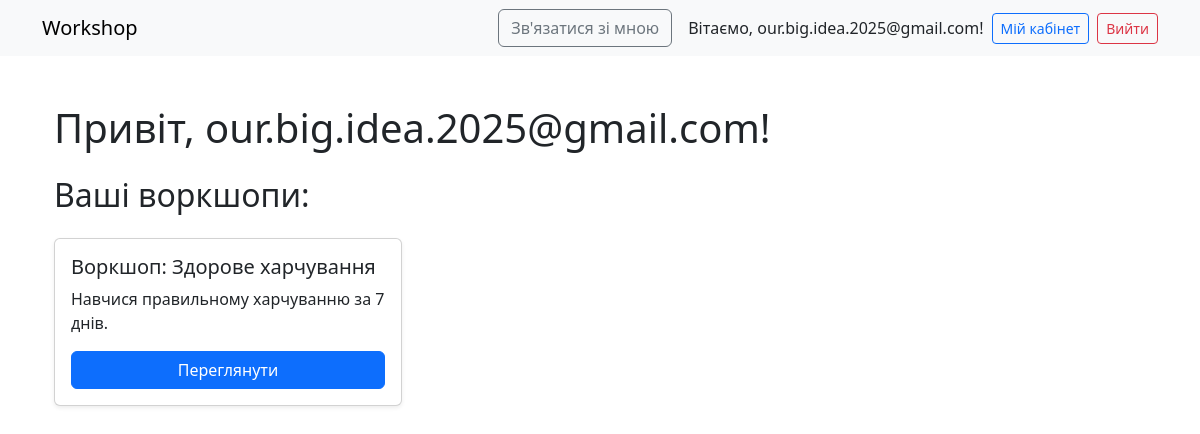
Screenshot of /cabinet/ (signed in) with the database file from the repository.
### courses/models.py (models this page shows, shortened)
class UserCourse(models.Model):
    user = models.ForeignKey(User, on_delete=models.CASCADE)
    course = models.ForeignKey(Course, on_delete=models.CASCADE)
    date_enrolled = models.DateTimeField(auto_now_add=True)
    is_paid = models.BooleanField(default=False)
    order_reference = models.CharField(max_length=255, unique=True, null=True, blank=True)

class Course(models.Model):
    title = models.CharField(max_length=255)
    slug = models.SlugField(unique=True, blank=True)
    description = models.TextField()
    price = models.DecimalField(max_digits=8, decimal_places=2)
    created_at = models.DateTimeField(auto_now_add=True)
    is_published = models.BooleanField(default=False)

### courses/views.py (the view)
# urls.py: path('cabinet/', login_required(views.cabinet_view), name='cabinet'),
@login_required
def cabinet_view(request):
    if request.user.is_superuser:
        courses = Course.objects.all()
        return render(request, 'courses/cabinet.html', {
            'all_courses': courses,
            'user_courses': None,
        })
    else:
        user_courses = UserCourse.objects.filter(user=request.user, is_paid=True).select_related('course')
        return render(request, 'courses/cabinet.html', {
            'all_courses': None,
            'user_courses': user_courses,
        })

### courses/templates/courses/cabinet.html (shortened to what this page needs)
{% extends 'courses/base.html' %}
{% block content %}
<div class="container mt-5">
  <h1 class="mb-4">Привіт, {{ request.user.username }}!</h1>
  <h2 class="mb-4">Ваші воркшопи:</h2>
  {% if all_courses %}
    <div class="row">
        {% for course in all_courses %}
        <div class="col-md-6 col-lg-4 mb-4">
            <div class="card h-100 shadow-sm">
            <div class="card-body d-flex flex-column">
                <h5 class="card-title">{{ course.title }}</h5>
                <p class="card-text">{{ course.description|truncatewords:20 }}</p>
                <div class="mt-auto">
                <a href="{% url 'course_detail' course.id %}" class="btn btn-primary w-100">Переглянути</a>
                </div>
            </div>
            </div>
        </div>
        {% endfor %}
    </div>
{% elif user_courses %}
<div class="row">
    {% for user_course in user_courses %}
      <div class="col-md-6 col-lg-4 mb-4">
        <div class="card h-100 shadow-sm">
          <div class="card-body d-flex flex-column">
            <h5 class="card-title">{{ user_course.course.title }}</h5>
            <p class="card-text">{{ user_course.course.description|truncatewords:20 }}</p>
            <div class="mt-auto">
              <a href="{% url 'course_detail' user_course.course.id %}" class="btn btn-primary w-100">Переглянути</a>
            </div>
          </div>
        </div>
      </div>
    {% endfor %}
  </div>
{% else %}
  <div class="alert alert-warning">У вас ще немає доступних курсів.</div>
{% endif %}
</div>
{% endblock %}

### courses/templates/courses/base.html (shortened to what this page needs)
<!DOCTYPE html>
<html lang="uk">
<head>
    <link href="https://cdn.jsdelivr.net/npm/bootstrap@5.3.0/dist/css/bootstrap.min.css" rel="stylesheet">
    <link rel="stylesheet" href="https://cdnjs.cloudflare.com/ajax/libs/font-awesome/6.4.0/css/all.min.css">
    <link rel="stylesheet" href="https://cdn.jsdelivr.net/npm/swiper@11/swiper-bundle.min.css" />
</head>
<body>
  <nav class="navbar navbar-expand-lg navbar-light bg-light mb-4">
    <div class="container">
      <a class="navbar-brand" href="/">Workshop</a>
      <div class="d-flex align-items-center ms-auto">
        <a href="{% url 'contact' %}" class="btn btn-outline-secondary me-3">
          Зв'язатися зі мною
        </a>
        {% if user.is_authenticated %}
          <span class="me-2">Вітаємо, {{ user.username }}!</span>
          <a href="{% url 'cabinet' %}" class="btn btn-sm btn-outline-primary me-2">Мій кабінет</a>
          <form method="post" action="{% url 'logout' %}" style="display: inline;">
            <button type="submit" class="btn btn-sm btn-outline-danger">Вийти</button>
          </form>
        {% else %}
          <a href="{% url 'login' %}" class="btn btn-sm btn-outline-success">Увійти</a>
        {% endif %}
      </div>
    </div>
  </nav>
<div class="container">
    {% block content %}
    {% endblock %}
</div>
</body>
</html>

### rows the page displays
UserCourse: course "Воркшоп: Здорове харчування", course.description "Навчися правильному харчуванню за 7 днів."

### other values shown
{{ user.username }} "our.big.idea.2025@gmail.com"
{{ request.user.username }} "our.big.idea.2025@gmail.com"
